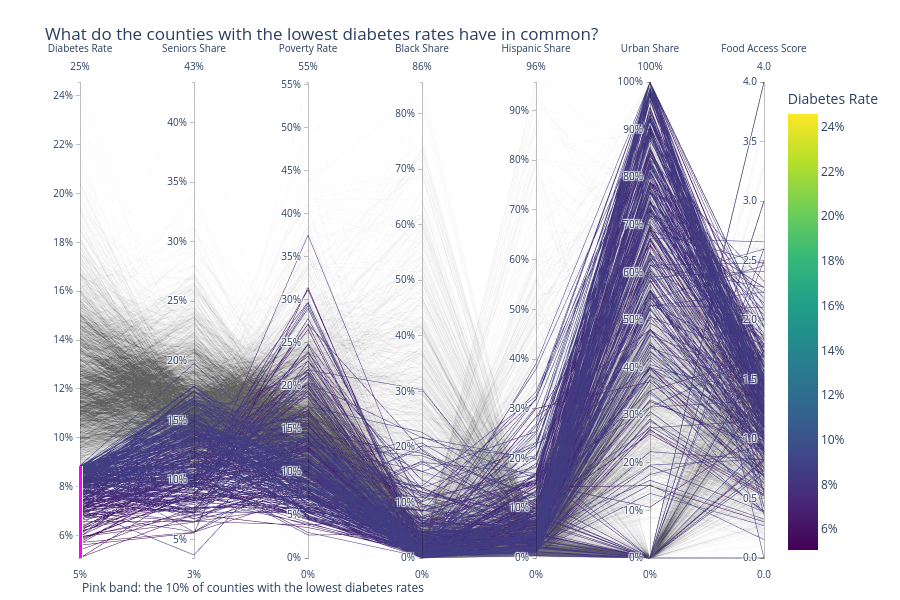

Write notebook code for a chart like this one.
### Code cell
fig5 = go.Figure(
    go.Parcoords(
        line=dict(
            color=df["DiabetesRate"],
            colorscale="Viridis",
            showscale=True,
            colorbar=dict(title="Diabetes Rate", tickformat=".0%"),
        ),
        dimensions=dims,
    )
)

fig5.update_layout(
    title="What do the counties with the lowest diabetes rates have in common?",
    height=600,
    margin=dict(l=80, r=40, t=80, b=40),
)

fig5.add_annotation(
    text="Pink band: the 10% of counties with the lowest diabetes rates",
    xref="paper", yref="paper", x=0.0, y=-0.08, showarrow=False,
)
fig5.show()

### Figure 1 — Plotly figure (JSON) as saved in the notebook; plotly's stock layout.template omitted (floating-point values rounded to 4 significant figures; data arrays with more than 128 entries replaced by an {"elided": "..."} marker saying what was removed)
{"data": [{"dimensions": [{"constraintrange": [0.05074, 0.0886], "label": "Diabetes Rate", "tickformat": ".0%", "values": {"elided": "3121 float values"}}, {"label": "Seniors Share", "tickformat": ".0%", "values": {"elided": "3121 float values"}}, {"label": "Poverty Rate", "tickformat": ".0%", "values": {"elided": "3121 float values"}}, {"label": "Black Share", "tickformat": ".0%", "values": {"elided": "3121 float values"}}, {"label": "Hispanic Share", "tickformat": ".0%", "values": {"elided": "3121 float values"}}, {"label": "Urban Share", "tickformat": ".0%", "values": {"elided": "3121 float values"}}, {"label": "Food Access Score", "tickformat": ".1f", "values": {"elided": "3121 float values"}}], "line": {"color": {"elided": "3121 float values"}, "colorbar": {"tickformat": ".0%", "title": {"text": "Diabetes Rate"}}, "colorscale": [[0, "#440154"], [0.1111, "#482878"], [0.2222, "#3e4989"], [0.3333, "#31688e"], [0.4444, "#26828e"], [0.5556, "#1f9e89"], [0.6667, "#35b779"], [0.7778, "#6ece58"], [0.8889, "#b5de2b"], [1, "#fde725"]], "showscale": true}, "type": "parcoords"}], "layout": {"annotations": [{"showarrow": false, "text": "Pink band: the 10% of counties with the lowest diabetes rates", "x": 0, "xref": "paper", "y": -0.08, "yref": "paper"}], "height": 600, "margin": {"b": 40, "l": 80, "r": 40, "t": 80}, "title": {"text": "What do the counties with the lowest diabetes rates have in common?"}}}
